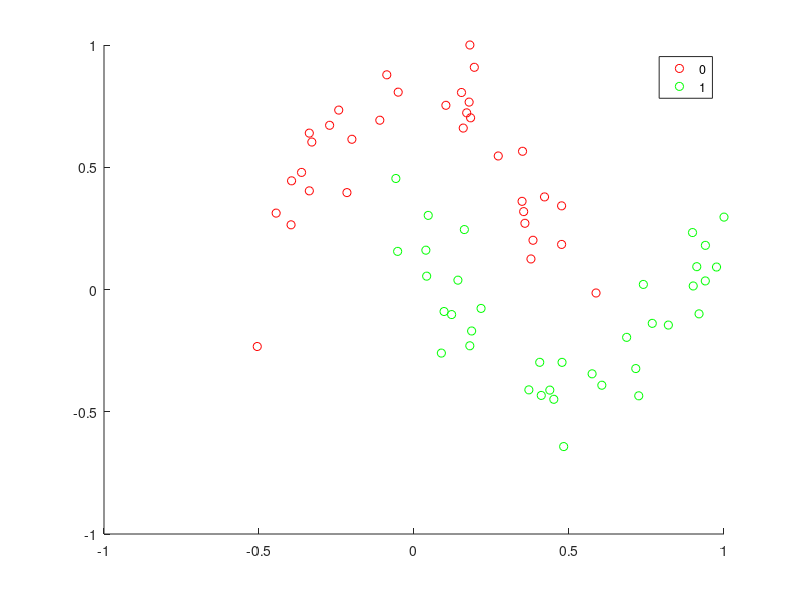

Source code (MATLAB): (Note: this script raises an error after producing the figure.)
clc
clear
close all

%% load data set:
load('moondataX.mat');
moonX = moonX';
load('moondataY.mat');
moonY = double(moonY);
trainX = moonX(:, 1:70);
trainY = moonY(:, 1:70);
%% plot data:
figure()
gscatter(moonX(1,1:70), moonX(2,1:70), moonY(:,1:70), 'rgb');

%% initiate the network here:
% choose number of layers and neurons at each layer
% be carefull! select simplest model you can.
%  train on "trainX" and "trainY"
%------ add your code here------ %

%%  predict output:
y = randi(2,size(moonY(1,71:end)))-1;
%------- add your code here------ %

%% Evaluate by Confusion matrix:
confusionmat(moonY(71:end), y)

%% plot output:
figure()
plotpv(moonX(:,71:end), moonY(:,71:end), [-1, 1, -1, 1])
hold on
gscatter(moonX(1,71:end), moonX(2,71:end), y, 'rgb');
title('predicted')
